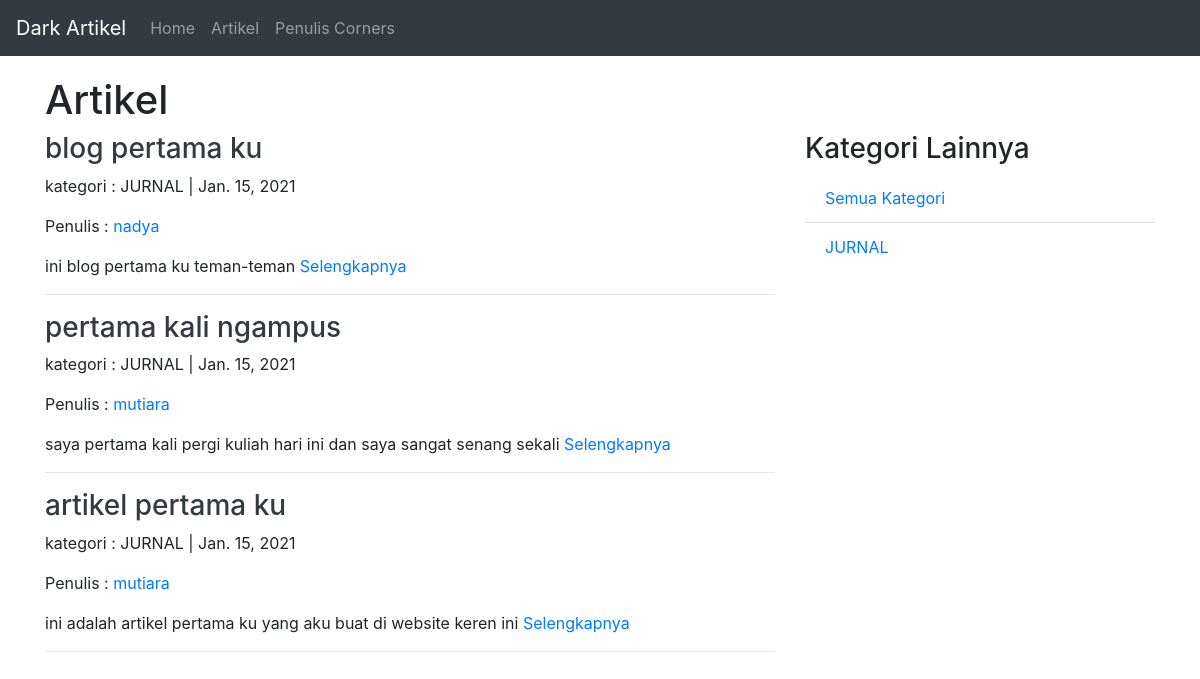
Before: /artikel/1/ with the older database file.
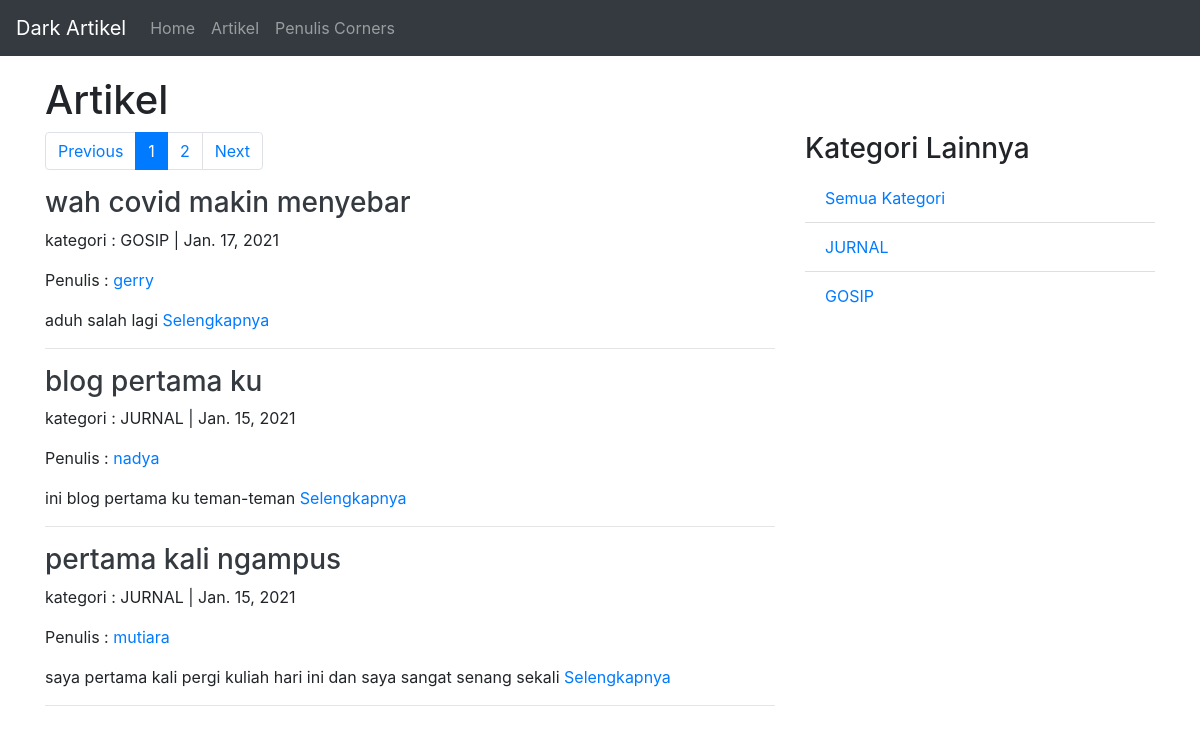
After: the same page with the newer database file.
### artikel/models.py (models this page shows, shortened)
class Artikel(models.Model):
    judul = models.CharField(max_length=200,null=True)
    isi = models.TextField(null=True)
    KATEGORI_TYPE = (
        ('JURNAL','Jurnal'),
        ('GOSIP','Gosip'),
        ('TRAVELING','Traveling'),
    )
    kategori = models.CharField(null=True, blank=True, choices=KATEGORI_TYPE,max_length=200)
    penulis = models.ForeignKey(Penulis,null=True,on_delete=models.SET_NULL)
    slug = models.SlugField(blank=True, editable=False)
    published = models.DateTimeField(auto_now_add=True, null=True)
    updated = models.DateTimeField(auto_now=True, null=True)

### penulis/models.py (models this page shows)
class Penulis(models.Model):
    user = models.OneToOneField(User,null=True,blank=True,on_delete=models.CASCADE)
    nama = models.CharField(max_length=200, null=True)
    phone = models.CharField(max_length=20,null=True)
    email = models.CharField(max_length=200,null=True)
    profile_pic = models.ImageField(default = 'profile1.png', null = True, blank = True)
    date_created = models.DateTimeField(auto_now_add=True,null=True)
    def __str__(self):
        return "{}".format(self.nama)

### artikel/views.py (the view)
# urls.py: re_path(r'^artikel/(?P<page>\d+)/$',ArtikelListView.as_view(),name='home'),
class ArtikelListView(ListView):
    model = Artikel
    template_name = 'artikel/artikel_list.html'
    context_object_name = 'artikel'
    ordering = ['-published']
    paginate_by = 3
    def get_context_data(self, *args, **kwargs):
        kategoriList = self.model.objects.values_list('kategori',flat=True).distinct()
        data_context = {
            'page_title':'Artikel',
            'kategorilist':kategoriList,
        }
        self.kwargs.update(data_context)
        kwargs = self.kwargs
        return super().get_context_data(*args, **kwargs)

### artikel/templates/artikel/artikel_list.html (shortened to what this page needs)
{% extends 'base.html' %}
{% block content %}
    <h1>{{page_title}}</h1>
    <div class="row">
        <div class="col-md-8">
            {% if is_paginated %}
                <nav aria-label="">
                    <ul class="pagination">
                        {% if page_obj.has_previous %}
                            <li class="page-item">
                                <a class="page-link" href="{% url 'artikel:home' page_obj.previous_page_number %}">Previous</a>
                            </li>
                        {% else %}
                            <li class="page-item disable">
                                <a class="page-link" href="#" tabindex="-1">Previous</a>
                            </li>
                        {% endif %}
                        {% for page in paginator.page_range %}
                            {% if page is page_obj.number %}
                                <li class="page-item active">
                                    <span class="page-link">{{page}} <span class="sr-only">(current)</span></span>
                                </li>
                            {% else %}
                                <li class="page-item">
                                    <a class="page-link" href="{% url 'artikel:home' page %}">{{page}}</a>
                                </li>
                            {% endif %}
                        {% endfor %}
                        {% if page_obj.has_next %}
                            <li class="page-item">
                                <a class="page-link" href="{% url 'artikel:home' page_obj.next_page_number %}">Next</a>
                            </li>
                        {% else %}
                            <li class="page-item disable">
                                <a class="page-link" href="#">Next</a>
                            </li>
                        {% endif %}
                    </ul>
                </nav>
            {% endif %}
            {% for dataartikel in artikel %}
                <h3><a class="text-dark" href="{% url 'artikel:detail' dataartikel.slug %}">{{dataartikel.judul}}</a></h3>
                <p>kategori : {{dataartikel.kategori}} | {{dataartikel.published|date}}</p>
                <p>Penulis : <a href="{% url 'artikel:profile_penulis' dataartikel.penulis.id %}">{{dataartikel.penulis}}</a></p>
                <p>{{dataartikel.isi|truncatewords:20}} <a href="{% url 'artikel:detail' dataartikel.slug %}">Selengkapnya</a></p>
                <hr>
            {% empty %}
                <h2>Nothing Artikel in Here</h2>
            {% endfor %}
        </div>
        <div class="col-sm">
            <h3>Kategori Lainnya</h3>
            <ul class="list-group list-group-flush">
                <li class="list-group-item">
                    <a href="{% url 'artikel:home' 1 %}">Semua Kategori</a>
                </li>
                {% for kategori in kategorilist %}
                    <li class="list-group-item">
                        <a href="{% url 'artikel:kategori-list' kategori 1 %}">{{kategori}}</a>
                    </li>
                {% endfor %}
            </ul>
        </div>
    </div>
{% endblock content %}

Changed rows visible on the page:
no longer on this page (row unchanged): Artikel: judul "artikel pertama ku", kategori "JURNAL", published "Jan. 15, 2021", penulis "mutiara", isi "ini adalah artikel pertama ku yang aku buat di website keren ini"
added Artikel: judul "wah covid makin menyebar", kategori "GOSIP", published "Jan. 17, 2021", penulis "gerry", isi "aduh salah lagi"
Other visible differences:
text now shown: "Previous Next"
new list line: "1"
new list line: "2"
new list line: "GOSIP"
